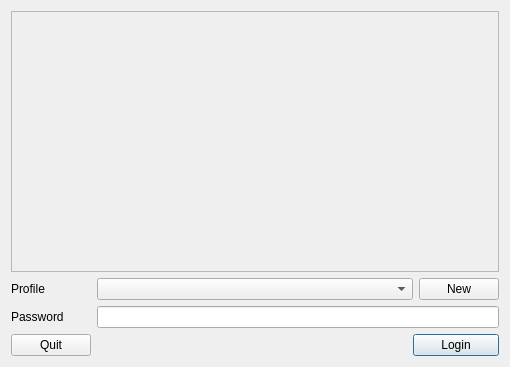
<?xml version="1.0" encoding="UTF-8"?>
<ui version="4.0">
 <class>LoginDialog</class>
 <widget class="QDialog" name="LoginDialog">
  <property name="geometry">
   <rect>
    <x>0</x>
    <y>0</y>
    <width>510</width>
    <height>367</height>
   </rect>
  </property>
  <property name="windowTitle">
   <string>Keyhotee Login</string>
  </property>
  <layout class="QGridLayout" name="gridLayout">
   <item row="0" column="0" colspan="4">
    <widget class="QFrame" name="frame">
     <property name="frameShape">
      <enum>QFrame::StyledPanel</enum>
     </property>
     <property name="frameShadow">
      <enum>QFrame::Raised</enum>
     </property>
    </widget>
   </item>
   <item row="1" column="0">
    <widget class="QLabel" name="label_3">
     <property name="text">
      <string>Profile</string>
     </property>
    </widget>
   </item>
   <item row="1" column="1" colspan="2">
    <widget class="QComboBox" name="profileSelection"/>
   </item>
   <item row="1" column="3">
    <widget class="QPushButton" name="newProfile">
     <property name="text">
      <string>New</string>
     </property>
    </widget>
   </item>
   <item row="2" column="0">
    <widget class="QLabel" name="label_2">
     <property name="text">
      <string>Password</string>
     </property>
    </widget>
   </item>
   <item row="2" column="1" colspan="3">
    <widget class="QLineEdit" name="password">
     <property name="echoMode">
      <enum>QLineEdit::Password</enum>
     </property>
    </widget>
   </item>
   <item row="3" column="0">
    <widget class="QPushButton" name="quit">
     <property name="text">
      <string>Quit</string>
     </property>
    </widget>
   </item>
   <item row="3" column="1">
    <spacer name="horizontalSpacer">
     <property name="orientation">
      <enum>Qt::Horizontal</enum>
     </property>
     <property name="sizeHint" stdset="0">
      <size>
       <width>324</width>
       <height>20</height>
      </size>
     </property>
    </spacer>
   </item>
   <item row="3" column="2" colspan="2">
    <widget class="QPushButton" name="login">
     <property name="text">
      <string>Login</string>
     </property>
     <property name="default">
      <bool>true</bool>
     </property>
    </widget>
   </item>
  </layout>
 </widget>
 <resources/>
 <connections/>
</ui>
